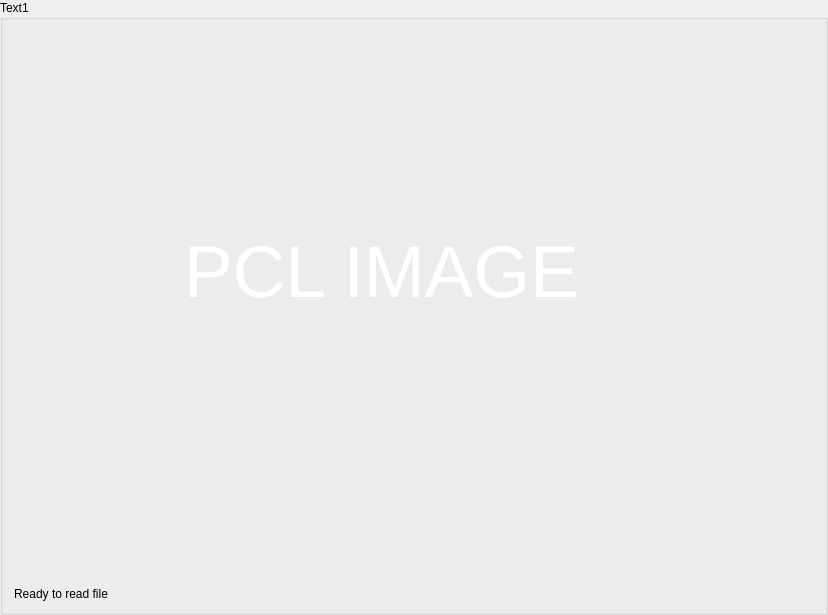
     <widget class="QGroupBox" name="PCLViewBox">
      <property name="title">
       <string>Text1</string>
      </property>
      <layout class="QGridLayout" name="gridLayout">
       <item row="1" column="0">
        <widget class="QLabel" name="state_text">
         <property name="text">
          <string>Ready to read file</string>
         </property>
        </widget>
       </item>
       <item row="0" column="0">
        <widget class="QVTKOpenGLNativeWidget" name="pclwidget" native="true">
         <property name="minimumSize">
          <size>
           <width>800</width>
           <height>550</height>
          </size>
         </property>
         <property name="palette">
          <palette>
           <active>
            <colorrole role="WindowText">
             <brush brushstyle="SolidPattern">
              <color alpha="255">
               <red>0</red>
               <green>0</green>
               <blue>0</blue>
              </color>
             </brush>
            </colorrole>
            <colorrole role="Button">
             <brush brushstyle="SolidPattern">
              <color alpha="255">
               <red>255</red>
               <green>255</green>
               <blue>255</blue>
              </color>
             </brush>
            </colorrole>
            <colorrole role="Light">
             <brush brushstyle="SolidPattern">
              <color alpha="255">
               <red>255</red>
               <green>255</green>
               <blue>255</blue>
              </color>
             </brush>
            </colorrole>
            <colorrole role="Midlight">
             <brush brushstyle="SolidPattern">
              <color alpha="255">
               <red>255</red>
               <green>255</green>
               <blue>255</blue>
              </color>
             </brush>
            </colorrole>
            <colorrole role="Dark">
             <brush brushstyle="SolidPattern">
              <color alpha="255">
               <red>127</red>
               <green>127</green>
               <blue>127</blue>
              </color>
             </brush>
            </colorrole>
            <colorrole role="Mid">
             <brush brushstyle="SolidPattern">
              <color alpha="255">
               <red>170</red>
               <green>170</green>
               <blue>170</blue>
              </color>
             </brush>
            </colorrole>
            <colorrole role="Text">
             <brush brushstyle="SolidPattern">
              <color alpha="255">
               <red>0</red>
               <green>0</green>
               <blue>0</blue>
              </color>
             </brush>
            </colorrole>
            <colorrole role="BrightText">
             <brush brushstyle="SolidPattern">
              <color alpha="255">
               <red>255</red>
               <green>255</green>
               <blue>255</blue>
              </color>
             </brush>
            </colorrole>
            <colorrole role="ButtonText">
             <brush brushstyle="SolidPattern">
              <color alpha="255">
               <red>0</red>
               <green>0</green>
               <blue>0</blue>
              </color>
             </brush>
            </colorrole>
            <colorrole role="Base">
             <brush brushstyle="SolidPattern">
              <color alpha="255">
               <red>255</red>
               <green>255</green>
               <blue>255</blue>
              </color>
             </brush>
            </colorrole>
            <colorrole role="Window">
             <brush brushstyle="SolidPattern">
              <color alpha="255">
               <red>255</red>
               <green>255</green>
               <blue>255</blue>
              </color>
             </brush>
            </colorrole>
            <colorrole role="Shadow">
             <brush brushstyle="SolidPattern">
              <color alpha="255">
               <red>0</red>
               <green>0</green>
               <blue>0</blue>
              </color>
             </brush>
            </colorrole>
            <colorrole role="AlternateBase">
             <brush brushstyle="SolidPattern">
              <color alpha="255">
               <red>255</red>
               <green>255</green>
               <blue>255</blue>
              </color>
             </brush>
            </colorrole>
            <colorrole role="ToolTipBase">
             <brush brushstyle="SolidPattern">
              <color alpha="255">
               <red>255</red>
               <green>255</green>
               <blue>220</blue>
              </color>
             </brush>
            </colorrole>
            <colorrole role="ToolTipText">
             <brush brushstyle="SolidPattern">
              <color alpha="255">
               <red>0</red>
               <green>0</green>
               <blue>0</blue>
              </color>
             </brush>
            </colorrole>
            <colorrole role="PlaceholderText">
             <brush brushstyle="SolidPattern">
              <color alpha="127">
               <red>0</red>
               <green>0</green>
               <blue>0</blue>
              </color>
             </brush>
            </colorrole>
           </active>
           <inactive>
            <colorrole role="WindowText">
             <brush brushstyle="SolidPattern">
              <color alpha="255">
               <red>0</red>
               <green>0</green>
               <blue>0</blue>
              </color>
             </brush>
            </colorrole>
            <colorrole role="Button">
             <brush brushstyle="SolidPattern">
              <color alpha="255">
               <red>255</red>
               <green>255</green>
               <blue>255</blue>
              </color>
             </brush>
            </colorrole>
            <colorrole role="Light">
             <brush brushstyle="SolidPattern">
              <color alpha="255">
               <red>255</red>
               <green>255</green>
               <blue>255</blue>
              </color>
             </brush>
            </colorrole>
            <colorrole role="Midlight">
             <brush brushstyle="SolidPattern">
              <color alpha="255">
               <red>255</red>
               <green>255</green>
               <blue>255</blue>
              </color>
             </brush>
            </colorrole>
            <colorrole role="Dark">
             <brush brushstyle="SolidPattern">
              <color alpha="255">
               <red>127</red>
               <green>127</green>
               <blue>127</blue>
              </color>
             </brush>
            </colorrole>
            <colorrole role="Mid">
             <brush brushstyle="SolidPattern">
              <color alpha="255">
               <red>170</red>
               <green>170</green>
               <blue>170</blue>
              </color>
             </brush>
            </colorrole>
            <colorrole role="Text">
             <brush brushstyle="SolidPattern">
              <color alpha="255">
               <red>0</red>
               <green>0</green>
               <blue>0</blue>
              </color>
             </brush>
            </colorrole>
            <colorrole role="BrightText">
             <brush brushstyle="SolidPattern">
              <color alpha="255">
               <red>255</red>
               <green>255</green>
               <blue>255</blue>
              </color>
             </brush>
            </colorrole>
            <colorrole role="ButtonText">
             <brush brushstyle="SolidPattern">
              <color alpha="255">
               <red>0</red>
               <green>0</green>
               <blue>0</blue>
              </color>
             </brush>
            </colorrole>
            <colorrole role="Base">
             <brush brushstyle="SolidPattern">
              <color alpha="255">
               <red>255</red>
               <green>255</green>
               <blue>255</blue>
              </color>
             </brush>
            </colorrole>
            <colorrole role="Window">
             <brush brushstyle="SolidPattern">
              <color alpha="255">
               <red>255</red>
               <green>255</green>
               <blue>255</blue>
              </color>
             </brush>
            </colorrole>
            <colorrole role="Shadow">
             <brush brushstyle="SolidPattern">
              <color alpha="255">
               <red>0</red>
               <green>0</green>
               <blue>0</blue>
              </color>
             </brush>
            </colorrole>
            <colorrole role="AlternateBase">
             <brush brushstyle="SolidPattern">
              <color alpha="255">
               <red>255</red>
               <green>255</green>
               <blue>255</blue>
              </color>
             </brush>
            </colorrole>
            <colorrole role="ToolTipBase">
             <brush brushstyle="SolidPattern">
              <color alpha="255">
               <red>255</red>
               <green>255</green>
               <blue>220</blue>
              </color>
             </brush>
            </colorrole>
            <colorrole role="ToolTipText">
             <brush brushstyle="SolidPattern">
              <color alpha="255">
               <red>0</red>
               <green>0</green>
               <blue>0</blue>
              </color>
             </brush>
            </colorrole>
            <colorrole role="PlaceholderText">
             <brush brushstyle="SolidPattern">
              <color alpha="127">
               <red>0</red>
               <green>0</green>
               <blue>0</blue>
              </color>
             </brush>
            </colorrole>
           </inactive>
           <disabled>
            <colorrole role="WindowText">
             <brush brushstyle="SolidPattern">
              <color alpha="255">
               <red>127</red>
               <green>127</green>
               <blue>127</blue>
              </color>
             </brush>
            </colorrole>
            <colorrole role="Button">
             <brush brushstyle="SolidPattern">
              <color alpha="255">
               <red>255</red>
               <green>255</green>
               <blue>255</blue>
              </color>
             </brush>
            </colorrole>
            <colorrole role="Light">
             <brush brushstyle="SolidPattern">
              <color alpha="255">
               <red>255</red>
               <green>255</green>
               <blue>255</blue>
              </color>
             </brush>
            </colorrole>
            <colorrole role="Midlight">
             <brush brushstyle="SolidPattern">
              <color alpha="255">
               <red>255</red>
               <green>255</green>
               <blue>255</blue>
              </color>
             </brush>
            </colorrole>
            <colorrole role="Dark">
             <brush brushstyle="SolidPattern">
              <color alpha="255">
               <red>127</red>
               <green>127</green>
               <blue>127</blue>
              </color>
             </brush>
            </colorrole>
            <colorrole role="Mid">
             <brush brushstyle="SolidPattern">
              <color alpha="255">
               <red>170</red>
               <green>170</green>
               <blue>170</blue>
              </color>
             </brush>
            </colorrole>
            <colorrole role="Text">
             <brush brushstyle="SolidPattern">
              <color alpha="255">
               <red>127</red>
               <green>127</green>
               <blue>127</blue>
              </color>
             </brush>
            </colorrole>
            <colorrole role="BrightText">
             <brush brushstyle="SolidPattern">
              <color alpha="255">
               <red>255</red>
               <green>255</green>
               <blue>255</blue>
              </color>
             </brush>
            </colorrole>
            <colorrole role="ButtonText">
             <brush brushstyle="SolidPattern">
              <color alpha="255">
               <red>127</red>
               <green>127</green>
               <blue>127</blue>
              </color>
             </brush>
            </colorrole>
            <colorrole role="Base">
             <brush brushstyle="SolidPattern">
              <color alpha="255">
               <red>255</red>
               <green>255</green>
               <blue>255</blue>
              </color>
             </brush>
            </colorrole>
            <colorrole role="Window">
             <brush brushstyle="SolidPattern">
              <color alpha="255">
               <red>255</red>
               <green>255</green>
               <blue>255</blue>
              </color>
             </brush>
            </colorrole>
            <colorrole role="Shadow">
             <brush brushstyle="SolidPattern">
              <color alpha="255">
               <red>0</red>
               <green>0</green>
               <blue>0</blue>
              </color>
             </brush>
            </colorrole>
            <colorrole role="AlternateBase">
             <brush brushstyle="SolidPattern">
              <color alpha="255">
               <red>255</red>
               <green>255</green>
               <blue>255</blue>
              </color>
             </brush>
            </colorrole>
            <colorrole role="ToolTipBase">
             <brush brushstyle="SolidPattern">
              <color alpha="255">
               <red>255</red>
               <green>255</green>
               <blue>220</blue>
              </color>
             </brush>
            </colorrole>
            <colorrole role="ToolTipText">
             <brush brushstyle="SolidPattern">
              <color alpha="255">
               <red>0</red>
               <green>0</green>
               <blue>0</blue>
              </color>
             </brush>
            </colorrole>
            <colorrole role="PlaceholderText">
             <brush brushstyle="SolidPattern">
              <color alpha="127">
               <red>127</red>
               <green>127</green>
               <blue>127</blue>
              </color>
             </brush>
            </colorrole>
           </disabled>
          </palette>
         </property>
         <widget class="QLabel" name="PCLwidget_text">
          <property name="geometry">
           <rect>
            <x>170</x>
            <y>170</y>
            <width>401</width>
            <height>141</height>
           </rect>
          </property>
          <property name="palette">
           <palette>
            <active>
             <colorrole role="WindowText">
              <brush brushstyle="SolidPattern">
               <color alpha="255">
                <red>255</red>
                <green>255</green>
                <blue>255</blue>
               </color>
              </brush>
             </colorrole>
             <colorrole role="Button">
              <brush brushstyle="SolidPattern">
               <color alpha="255">
                <red>0</red>
                <green>0</green>
                <blue>0</blue>
               </color>
              </brush>
             </colorrole>
             <colorrole role="Light">
              <brush brushstyle="SolidPattern">
               <color alpha="255">
                <red>0</red>
                <green>0</green>
                <blue>0</blue>
               </color>
              </brush>
             </colorrole>
             <colorrole role="Midlight">
              <brush brushstyle="SolidPattern">
               <color alpha="255">
                <red>0</red>
                <green>0</green>
                <blue>0</blue>
               </color>
              </brush>
             </colorrole>
             <colorrole role="Dark">
              <brush brushstyle="SolidPattern">
               <color alpha="255">
                <red>0</red>
                <green>0</green>
                <blue>0</blue>
               </color>
              </brush>
             </colorrole>
             <colorrole role="Mid">
              <brush brushstyle="SolidPattern">
               <color alpha="255">
                <red>0</red>
                <green>0</green>
                <blue>0</blue>
               </color>
              </brush>
             </colorrole>
             <colorrole role="Text">
              <brush brushstyle="SolidPattern">
               <color alpha="255">
                <red>255</red>
                <green>255</green>
                <blue>255</blue>
               </color>
              </brush>
             </colorrole>
             <colorrole role="BrightText">
              <brush brushstyle="SolidPattern">
               <color alpha="255">
                <red>255</red>
                <green>255</green>
                <blue>255</blue>
               </color>
              </brush>
             </colorrole>
             <colorrole role="ButtonText">
              <brush brushstyle="SolidPattern">
               <color alpha="255">
                <red>255</red>
                <green>255</green>
                <blue>255</blue>
               </color>
              </brush>
             </colorrole>
             <colorrole role="Base">
              <brush brushstyle="SolidPattern">
               <color alpha="255">
                <red>0</red>
                <green>0</green>
                <blue>0</blue>
               </color>
              </brush>
             </colorrole>
             <colorrole role="Window">
              <brush brushstyle="SolidPattern">
               <color alpha="255">
                <red>0</red>
                <green>0</green>
                <blue>0</blue>
               </color>
              </brush>
             </colorrole>
             <colorrole role="Shadow">
              <brush brushstyle="SolidPattern">
               <color alpha="255">
                <red>0</red>
                <green>0</green>
                <blue>0</blue>
               </color>
              </brush>
             </colorrole>
             <colorrole role="AlternateBase">
              <brush brushstyle="SolidPattern">
               <color alpha="255">
                <red>0</red>
                <green>0</green>
                <blue>0</blue>
               </color>
              </brush>
             </colorrole>
             <colorrole role="ToolTipBase">
              <brush brushstyle="SolidPattern">
               <color alpha="255">
                <red>255</red>
                <green>255</green>
                <blue>220</blue>
               </color>
              </brush>
             </colorrole>
             <colorrole role="ToolTipText">
              <brush brushstyle="SolidPattern">
               <color alpha="255">
                <red>0</red>
                <green>0</green>
                <blue>0</blue>
               </color>
              </brush>
             </colorrole>
             <colorrole role="PlaceholderText">
              <brush brushstyle="SolidPattern">
               <color alpha="127">
                <red>255</red>
                <green>255</green>
                <blue>255</blue>
               </color>
              </brush>
             </colorrole>
            </active>
            <inactive>
             <colorrole role="WindowText">
              <brush brushstyle="SolidPattern">
               <color alpha="255">
                <red>255</red>
                <green>255</green>
                <blue>255</blue>
               </color>
              </brush>
             </colorrole>
             <colorrole role="Button">
              <brush brushstyle="SolidPattern">
               <color alpha="255">
                <red>0</red>
                <green>0</green>
                <blue>0</blue>
               </color>
              </brush>
             </colorrole>
             <colorrole role="Light">
              <brush brushstyle="SolidPattern">
               <color alpha="255">
                <red>0</red>
                <green>0</green>
                <blue>0</blue>
               </color>
              </brush>
             </colorrole>
             <colorrole role="Midlight">
              <brush brushstyle="SolidPattern">
               <color alpha="255">
                <red>0</red>
                <green>0</green>
                <blue>0</blue>
               </color>
              </brush>
             </colorrole>
             <colorrole role="Dark">
              <brush brushstyle="SolidPattern">
               <color alpha="255">
                <red>0</red>
                <green>0</green>
                <blue>0</blue>
               </color>
              </brush>
             </colorrole>
             <colorrole role="Mid">
              <brush brushstyle="SolidPattern">
               <color alpha="255">
                <red>0</red>
                <green>0</green>
                <blue>0</blue>
               </color>
              </brush>
             </colorrole>
             <colorrole role="Text">
              <brush brushstyle="SolidPattern">
               <color alpha="255">
                <red>255</red>
                <green>255</green>
                <blue>255</blue>
               </color>
              </brush>
             </colorrole>
             <colorrole role="BrightText">
              <brush brushstyle="SolidPattern">
               <color alpha="255">
                <red>255</red>
                <green>255</green>
                <blue>255</blue>
               </color>
              </brush>
             </colorrole>
             <colorrole role="ButtonText">
              <brush brushstyle="SolidPattern">
               <color alpha="255">
                <red>255</red>
                <green>255</green>
                <blue>255</blue>
               </color>
              </brush>
             </colorrole>
             <colorrole role="Base">
              <brush brushstyle="SolidPattern">
               <color alpha="255">
                <red>0</red>
                <green>0</green>
                <blue>0</blue>
               </color>
              </brush>
             </colorrole>
             <colorrole role="Window">
              <brush brushstyle="SolidPattern">
               <color alpha="255">
                <red>0</red>
                <green>0</green>
                <blue>0</blue>
               </color>
              </brush>
             </colorrole>
             <colorrole role="Shadow">
              <brush brushstyle="SolidPattern">
               <color alpha="255">
                <red>0</red>
                <green>0</green>
                <blue>0</blue>
               </color>
              </brush>
             </colorrole>
             <colorrole role="AlternateBase">
              <brush brushstyle="SolidPattern">
               <color alpha="255">
                <red>0</red>
                <green>0</green>
                <blue>0</blue>
               </color>
              </brush>
             </colorrole>
             <colorrole role="ToolTipBase">
              <brush brushstyle="SolidPattern">
               <color alpha="255">
                <red>255</red>
                <green>255</green>
                <blue>220</blue>
               </color>
              </brush>
             </colorrole>
             <colorrole role="ToolTipText">
              <brush brushstyle="SolidPattern">
               <color alpha="255">
                <red>0</red>
                <green>0</green>
                <blue>0</blue>
               </color>
              </brush>
             </colorrole>
             <colorrole role="PlaceholderText">
              <brush brushstyle="SolidPattern">
               <color alpha="127">
                <red>255</red>
                <green>255</green>
                <blue>255</blue>
               </color>
              </brush>
             </colorrole>
            </inactive>
            <disabled>
             <colorrole role="WindowText">
              <brush brushstyle="SolidPattern">
               <color alpha="255">
                <red>0</red>
                <green>0</green>
                <blue>0</blue>
               </color>
              </brush>
             </colorrole>
             <colorrole role="Button">
              <brush brushstyle="SolidPattern">
               <color alpha="255">
                <red>0</red>
                <green>0</green>
                <blue>0</blue>
               </color>
              </brush>
             </colorrole>
             <colorrole role="Light">
              <brush brushstyle="SolidPattern">
               <color alpha="255">
                <red>0</red>
                <green>0</green>
                <blue>0</blue>
               </color>
              </brush>
             </colorrole>
             <colorrole role="Midlight">
              <brush brushstyle="SolidPattern">
               <color alpha="255">
                <red>0</red>
                <green>0</green>
                <blue>0</blue>
               </color>
              </brush>
             </colorrole>
             <colorrole role="Dark">
              <brush brushstyle="SolidPattern">
               <color alpha="255">
                <red>0</red>
                <green>0</green>
                <blue>0</blue>
               </color>
              </brush>
             </colorrole>
             <colorrole role="Mid">
              <brush brushstyle="SolidPattern">
               <color alpha="255">
                <red>0</red>
                <green>0</green>
                <blue>0</blue>
               </color>
              </brush>
             </colorrole>
             <colorrole role="Text">
              <brush brushstyle="SolidPattern">
               <color alpha="255">
                <red>0</red>
                <green>0</green>
                <blue>0</blue>
               </color>
              </brush>
             </colorrole>
             <colorrole role="BrightText">
              <brush brushstyle="SolidPattern">
               <color alpha="255">
                <red>255</red>
                <green>255</green>
                <blue>255</blue>
               </color>
              </brush>
             </colorrole>
             <colorrole role="ButtonText">
              <brush brushstyle="SolidPattern">
               <color alpha="255">
                <red>0</red>
                <green>0</green>
                <blue>0</blue>
               </color>
              </brush>
             </colorrole>
             <colorrole role="Base">
              <brush brushstyle="SolidPattern">
               <color alpha="255">
                <red>0</red>
                <green>0</green>
                <blue>0</blue>
               </color>
              </brush>
             </colorrole>
             <colorrole role="Window">
              <brush brushstyle="SolidPattern">
               <color alpha="255">
                <red>0</red>
                <green>0</green>
                <blue>0</blue>
               </color>
              </brush>
             </colorrole>
             <colorrole role="Shadow">
              <brush brushstyle="SolidPattern">
               <color alpha="255">
                <red>0</red>
                <green>0</green>
                <blue>0</blue>
               </color>
              </brush>
             </colorrole>
             <colorrole role="AlternateBase">
              <brush brushstyle="SolidPattern">
               <color alpha="255">
                <red>0</red>
                <green>0</green>
                <blue>0</blue>
               </color>
              </brush>
             </colorrole>
             <colorrole role="ToolTipBase">
              <brush brushstyle="SolidPattern">
               <color alpha="255">
                <red>255</red>
                <green>255</green>
                <blue>220</blue>
               </color>
              </brush>
             </colorrole>
             <colorrole role="ToolTipText">
              <brush brushstyle="SolidPattern">
               <color alpha="255">
                <red>0</red>
                <green>0</green>
                <blue>0</blue>
               </color>
              </brush>
             </colorrole>
             <colorrole role="PlaceholderText">
              <brush brushstyle="SolidPattern">
               <color alpha="127">
                <red>0</red>
                <green>0</green>
                <blue>0</blue>
               </color>
              </brush>
             </colorrole>
            </disabled>
           </palette>
          </property>
          <property name="font">
           <font>
            <pointsize>55</pointsize>
           </font>
          </property>
          <property name="text">
           <string>PCL IMAGE</string>
          </property>
         </widget>
        </widget>
       </item>
      </layout>
     </widget>
